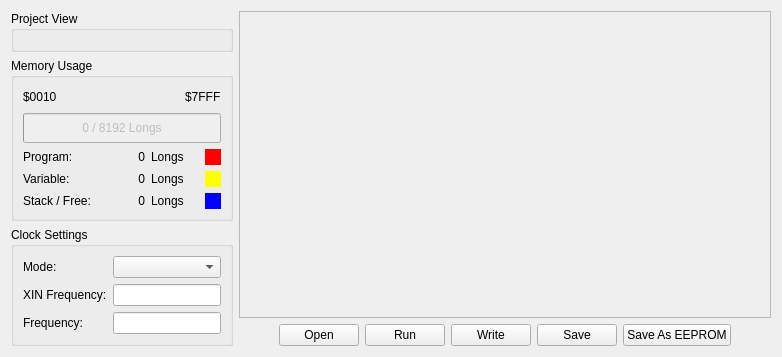
     <widget class="QWidget" name="tabMemoryMap">
      <attribute name="title">
       <string>Memory Map</string>
      </attribute>
      <layout class="QHBoxLayout" name="horizontalLayout_10">
       <item>
        <layout class="QVBoxLayout" name="verticalLayout_7">
         <item>
          <widget class="QGroupBox" name="groupBox_3">
           <property name="title">
            <string>Project View</string>
           </property>
           <layout class="QVBoxLayout" name="verticalLayout_6">
            <item>
             <widget class="QWidget" name="widget" native="true">
              <property name="sizePolicy">
               <sizepolicy hsizetype="Preferred" vsizetype="Expanding">
                <horstretch>0</horstretch>
                <verstretch>0</verstretch>
               </sizepolicy>
              </property>
             </widget>
            </item>
           </layout>
          </widget>
         </item>
         <item>
          <widget class="QGroupBox" name="groupBox_2">
           <property name="title">
            <string>Memory Usage</string>
           </property>
           <layout class="QVBoxLayout" name="verticalLayout_4">
            <item>
             <layout class="QHBoxLayout" name="horizontalLayout_7">
              <property name="sizeConstraint">
               <enum>QLayout::SetMinimumSize</enum>
              </property>
              <item>
               <widget class="QLabel" name="programSizeMin">
                <property name="sizePolicy">
                 <sizepolicy hsizetype="Preferred" vsizetype="Minimum">
                  <horstretch>0</horstretch>
                  <verstretch>0</verstretch>
                 </sizepolicy>
                </property>
                <property name="toolTip">
                 <string>Minimum size</string>
                </property>
                <property name="statusTip">
                 <string>Minimum program image size</string>
                </property>
                <property name="text">
                 <string>$0010</string>
                </property>
               </widget>
              </item>
              <item>
               <spacer name="horizontalSpacer_16">
                <property name="orientation">
                 <enum>Qt::Horizontal</enum>
                </property>
                <property name="sizeHint" stdset="0">
                 <size>
                  <width>40</width>
                  <height>20</height>
                 </size>
                </property>
               </spacer>
              </item>
              <item>
               <widget class="QLabel" name="programSizeMax">
                <property name="sizePolicy">
                 <sizepolicy hsizetype="Preferred" vsizetype="Minimum">
                  <horstretch>0</horstretch>
                  <verstretch>0</verstretch>
                 </sizepolicy>
                </property>
                <property name="toolTip">
                 <string>Maximum size</string>
                </property>
                <property name="statusTip">
                 <string>Maximum program image size</string>
                </property>
                <property name="text">
                 <string>$7FFF</string>
                </property>
               </widget>
              </item>
             </layout>
            </item>
            <item>
             <widget class="QProgressBar" name="programSizeBar">
              <property name="enabled">
               <bool>false</bool>
              </property>
              <property name="sizePolicy">
               <sizepolicy hsizetype="Preferred" vsizetype="Fixed">
                <horstretch>0</horstretch>
                <verstretch>0</verstretch>
               </sizepolicy>
              </property>
              <property name="minimumSize">
               <size>
                <width>0</width>
                <height>30</height>
               </size>
              </property>
              <property name="toolTip">
               <string>Program size</string>
              </property>
              <property name="statusTip">
               <string>Size of binary in Longs (4 bytes)</string>
              </property>
              <property name="maximum">
               <number>8192</number>
              </property>
              <property name="value">
               <number>0</number>
              </property>
              <property name="format">
               <string>%v / %m Longs</string>
              </property>
             </widget>
            </item>
            <item>
             <layout class="QGridLayout" name="gridLayout">
              <item row="0" column="0">
               <widget class="QLabel" name="label_4">
                <property name="text">
                 <string>Program:</string>
                </property>
               </widget>
              </item>
              <item row="0" column="1">
               <widget class="QLabel" name="label_7">
                <property name="text">
                 <string>0</string>
                </property>
                <property name="alignment">
                 <set>Qt::AlignRight|Qt::AlignTrailing|Qt::AlignVCenter</set>
                </property>
               </widget>
              </item>
              <item row="0" column="2">
               <widget class="QLabel" name="label_10">
                <property name="text">
                 <string>Longs</string>
                </property>
               </widget>
              </item>
              <item row="0" column="3">
               <widget class="QLabel" name="label_13">
                <property name="sizePolicy">
                 <sizepolicy hsizetype="Fixed" vsizetype="Fixed">
                  <horstretch>0</horstretch>
                  <verstretch>0</verstretch>
                 </sizepolicy>
                </property>
                <property name="minimumSize">
                 <size>
                  <width>16</width>
                  <height>16</height>
                 </size>
                </property>
                <property name="palette">
                 <palette>
                  <active>
                   <colorrole role="Base">
                    <brush brushstyle="SolidPattern">
                     <color alpha="255">
                      <red>252</red>
                      <green>252</green>
                      <blue>252</blue>
                     </color>
                    </brush>
                   </colorrole>
                   <colorrole role="Window">
                    <brush brushstyle="SolidPattern">
                     <color alpha="255">
                      <red>255</red>
                      <green>0</green>
                      <blue>0</blue>
                     </color>
                    </brush>
                   </colorrole>
                  </active>
                  <inactive>
                   <colorrole role="Base">
                    <brush brushstyle="SolidPattern">
                     <color alpha="255">
                      <red>252</red>
                      <green>252</green>
                      <blue>252</blue>
                     </color>
                    </brush>
                   </colorrole>
                   <colorrole role="Window">
                    <brush brushstyle="SolidPattern">
                     <color alpha="255">
                      <red>255</red>
                      <green>0</green>
                      <blue>0</blue>
                     </color>
                    </brush>
                   </colorrole>
                  </inactive>
                  <disabled>
                   <colorrole role="Base">
                    <brush brushstyle="SolidPattern">
                     <color alpha="255">
                      <red>255</red>
                      <green>0</green>
                      <blue>0</blue>
                     </color>
                    </brush>
                   </colorrole>
                   <colorrole role="Window">
                    <brush brushstyle="SolidPattern">
                     <color alpha="255">
                      <red>255</red>
                      <green>0</green>
                      <blue>0</blue>
                     </color>
                    </brush>
                   </colorrole>
                  </disabled>
                 </palette>
                </property>
                <property name="autoFillBackground">
                 <bool>true</bool>
                </property>
               </widget>
              </item>
              <item row="1" column="0">
               <widget class="QLabel" name="label_5">
                <property name="text">
                 <string>Variable:</string>
                </property>
               </widget>
              </item>
              <item row="1" column="1">
               <widget class="QLabel" name="label_8">
                <property name="text">
                 <string>0</string>
                </property>
                <property name="alignment">
                 <set>Qt::AlignRight|Qt::AlignTrailing|Qt::AlignVCenter</set>
                </property>
               </widget>
              </item>
              <item row="1" column="2">
               <widget class="QLabel" name="label_11">
                <property name="text">
                 <string>Longs</string>
                </property>
               </widget>
              </item>
              <item row="1" column="3">
               <widget class="QLabel" name="label_14">
                <property name="sizePolicy">
                 <sizepolicy hsizetype="Fixed" vsizetype="Fixed">
                  <horstretch>0</horstretch>
                  <verstretch>0</verstretch>
                 </sizepolicy>
                </property>
                <property name="minimumSize">
                 <size>
                  <width>16</width>
                  <height>16</height>
                 </size>
                </property>
                <property name="palette">
                 <palette>
                  <active>
                   <colorrole role="Base">
                    <brush brushstyle="SolidPattern">
                     <color alpha="255">
                      <red>252</red>
                      <green>252</green>
                      <blue>252</blue>
                     </color>
                    </brush>
                   </colorrole>
                   <colorrole role="Window">
                    <brush brushstyle="SolidPattern">
                     <color alpha="255">
                      <red>255</red>
                      <green>255</green>
                      <blue>0</blue>
                     </color>
                    </brush>
                   </colorrole>
                  </active>
                  <inactive>
                   <colorrole role="Base">
                    <brush brushstyle="SolidPattern">
                     <color alpha="255">
                      <red>252</red>
                      <green>252</green>
                      <blue>252</blue>
                     </color>
                    </brush>
                   </colorrole>
                   <colorrole role="Window">
                    <brush brushstyle="SolidPattern">
                     <color alpha="255">
                      <red>255</red>
                      <green>255</green>
                      <blue>0</blue>
                     </color>
                    </brush>
                   </colorrole>
                  </inactive>
                  <disabled>
                   <colorrole role="Base">
                    <brush brushstyle="SolidPattern">
                     <color alpha="255">
                      <red>255</red>
                      <green>255</green>
                      <blue>0</blue>
                     </color>
                    </brush>
                   </colorrole>
                   <colorrole role="Window">
                    <brush brushstyle="SolidPattern">
                     <color alpha="255">
                      <red>255</red>
                      <green>255</green>
                      <blue>0</blue>
                     </color>
                    </brush>
                   </colorrole>
                  </disabled>
                 </palette>
                </property>
                <property name="autoFillBackground">
                 <bool>true</bool>
                </property>
               </widget>
              </item>
              <item row="2" column="0">
               <widget class="QLabel" name="label_6">
                <property name="text">
                 <string>Stack / Free:</string>
                </property>
               </widget>
              </item>
              <item row="2" column="1">
               <widget class="QLabel" name="label_9">
                <property name="text">
                 <string>0</string>
                </property>
                <property name="alignment">
                 <set>Qt::AlignRight|Qt::AlignTrailing|Qt::AlignVCenter</set>
                </property>
               </widget>
              </item>
              <item row="2" column="2">
               <widget class="QLabel" name="label_12">
                <property name="text">
                 <string>Longs</string>
                </property>
               </widget>
              </item>
              <item row="2" column="3">
               <widget class="QLabel" name="label_15">
                <property name="sizePolicy">
                 <sizepolicy hsizetype="Fixed" vsizetype="Fixed">
                  <horstretch>0</horstretch>
                  <verstretch>0</verstretch>
                 </sizepolicy>
                </property>
                <property name="minimumSize">
                 <size>
                  <width>16</width>
                  <height>16</height>
                 </size>
                </property>
                <property name="palette">
                 <palette>
                  <active>
                   <colorrole role="Base">
                    <brush brushstyle="SolidPattern">
                     <color alpha="255">
                      <red>252</red>
                      <green>252</green>
                      <blue>252</blue>
                     </color>
                    </brush>
                   </colorrole>
                   <colorrole role="Window">
                    <brush brushstyle="SolidPattern">
                     <color alpha="255">
                      <red>0</red>
                      <green>0</green>
                      <blue>255</blue>
                     </color>
                    </brush>
                   </colorrole>
                  </active>
                  <inactive>
                   <colorrole role="Base">
                    <brush brushstyle="SolidPattern">
                     <color alpha="255">
                      <red>252</red>
                      <green>252</green>
                      <blue>252</blue>
                     </color>
                    </brush>
                   </colorrole>
                   <colorrole role="Window">
                    <brush brushstyle="SolidPattern">
                     <color alpha="255">
                      <red>0</red>
                      <green>0</green>
                      <blue>255</blue>
                     </color>
                    </brush>
                   </colorrole>
                  </inactive>
                  <disabled>
                   <colorrole role="Base">
                    <brush brushstyle="SolidPattern">
                     <color alpha="255">
                      <red>0</red>
                      <green>0</green>
                      <blue>255</blue>
                     </color>
                    </brush>
                   </colorrole>
                   <colorrole role="Window">
                    <brush brushstyle="SolidPattern">
                     <color alpha="255">
                      <red>0</red>
                      <green>0</green>
                      <blue>255</blue>
                     </color>
                    </brush>
                   </colorrole>
                  </disabled>
                 </palette>
                </property>
                <property name="autoFillBackground">
                 <bool>true</bool>
                </property>
               </widget>
              </item>
             </layout>
            </item>
           </layout>
          </widget>
         </item>
         <item>
          <widget class="QGroupBox" name="groupBox">
           <property name="title">
            <string>Clock Settings</string>
           </property>
           <layout class="QFormLayout" name="formLayout">
            <item row="0" column="0">
             <widget class="QLabel" name="label">
              <property name="text">
               <string>Mode:</string>
              </property>
             </widget>
            </item>
            <item row="0" column="1">
             <widget class="QComboBox" name="comboBox"/>
            </item>
            <item row="1" column="0">
             <widget class="QLabel" name="label_3">
              <property name="text">
               <string>XIN Frequency:</string>
              </property>
             </widget>
            </item>
            <item row="1" column="1">
             <widget class="QLineEdit" name="lineEdit"/>
            </item>
            <item row="2" column="0">
             <widget class="QLabel" name="label_2">
              <property name="text">
               <string>Frequency:</string>
              </property>
             </widget>
            </item>
            <item row="2" column="1">
             <widget class="QLineEdit" name="lineEdit_2">
              <property name="frame">
               <bool>true</bool>
              </property>
              <property name="readOnly">
               <bool>true</bool>
              </property>
             </widget>
            </item>
           </layout>
          </widget>
         </item>
        </layout>
       </item>
       <item>
        <layout class="QVBoxLayout" name="verticalLayout_5">
         <item>
          <widget class="QFrame" name="frame_2">
           <property name="sizePolicy">
            <sizepolicy hsizetype="Minimum" vsizetype="Expanding">
             <horstretch>0</horstretch>
             <verstretch>0</verstretch>
            </sizepolicy>
           </property>
           <property name="frameShape">
            <enum>QFrame::StyledPanel</enum>
           </property>
           <property name="frameShadow">
            <enum>QFrame::Raised</enum>
           </property>
          </widget>
         </item>
         <item>
          <layout class="QHBoxLayout" name="horizontalLayout_6">
           <property name="sizeConstraint">
            <enum>QLayout::SetFixedSize</enum>
           </property>
           <item>
            <spacer name="horizontalSpacer_11">
             <property name="orientation">
              <enum>Qt::Horizontal</enum>
             </property>
             <property name="sizeHint" stdset="0">
              <size>
               <width>40</width>
               <height>20</height>
              </size>
             </property>
            </spacer>
           </item>
           <item>
            <widget class="QPushButton" name="buttonOpenBinary">
             <property name="toolTip">
              <string>Open Binary</string>
             </property>
             <property name="statusTip">
              <string>Open a binary file from your drive</string>
             </property>
             <property name="text">
              <string>Open</string>
             </property>
            </widget>
           </item>
           <item>
            <widget class="QPushButton" name="buttonRun">
             <property name="toolTip">
              <string>Run</string>
             </property>
             <property name="statusTip">
              <string>Run binary in RAM</string>
             </property>
             <property name="text">
              <string>Run</string>
             </property>
            </widget>
           </item>
           <item>
            <widget class="QPushButton" name="buttonWrite">
             <property name="toolTip">
              <string>Write</string>
             </property>
             <property name="statusTip">
              <string>Write program image to EEPROM</string>
             </property>
             <property name="text">
              <string>Write</string>
             </property>
            </widget>
           </item>
           <item>
            <widget class="QPushButton" name="buttonSaveBinary">
             <property name="toolTip">
              <string>Save Binary</string>
             </property>
             <property name="statusTip">
              <string>Save binary image to file</string>
             </property>
             <property name="text">
              <string>Save</string>
             </property>
            </widget>
           </item>
           <item>
            <widget class="QPushButton" name="buttonSaveBinary_2">
             <property name="toolTip">
              <string>Save Binary</string>
             </property>
             <property name="statusTip">
              <string>Save binary image to file</string>
             </property>
             <property name="text">
              <string>Save As EEPROM</string>
             </property>
            </widget>
           </item>
           <item>
            <spacer name="horizontalSpacer_12">
             <property name="orientation">
              <enum>Qt::Horizontal</enum>
             </property>
             <property name="sizeHint" stdset="0">
              <size>
               <width>40</width>
               <height>20</height>
              </size>
             </property>
            </spacer>
           </item>
          </layout>
         </item>
        </layout>
       </item>
      </layout>
     </widget>
